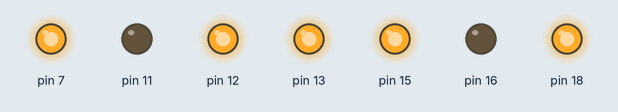
This program was run on a simulated Raspberry Pi (header pin numbers). Shown: output pins drawn as LEDs (lit = HIGH). At 10.0 s the program stops and its outputs stay as they are.

Above: at 0.1 s.
At 5.1 s:
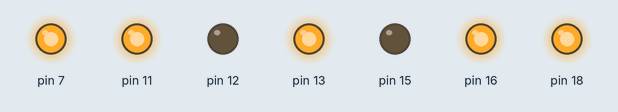
At 10.1 s:
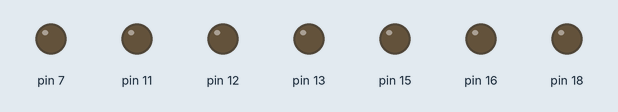
Timing chart, 0 to 11.5 s (numbered marks = the images above):
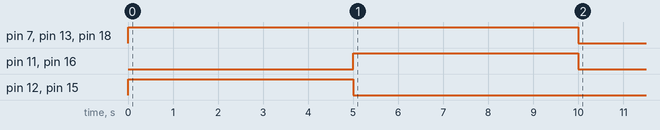

The program:

motors.py
```python
#!/usr/bin/env python

# Import required modules
import time
import RPi.GPIO as GPIO

# Declare the GPIO settings
GPIO.setmode(GPIO.BOARD)

# set up GPIO pins
GPIO.setup(7, GPIO.OUT) # Connected to PWMA
GPIO.setup(11, GPIO.OUT) # Connected to AIN2
GPIO.setup(12, GPIO.OUT) # Connected to AIN1
GPIO.setup(13, GPIO.OUT) # Connected to STBY
GPIO.setup(15, GPIO.OUT) # Connected to BIN1
GPIO.setup(16, GPIO.OUT) # Connected to BIN2
GPIO.setup(18, GPIO.OUT) # Connected to PWMB

# Drive the motor clockwise
# Motor A:
GPIO.output(12, GPIO.HIGH) # Set AIN1
GPIO.output(11, GPIO.LOW) # Set AIN2
# Motor B:
GPIO.output(15, GPIO.HIGH) # Set BIN1
GPIO.output(16, GPIO.LOW) # Set BIN2

# Set the motor speed
# Motor A:
GPIO.output(7, GPIO.HIGH) # Set PWMA
# Motor B:
GPIO.output(18, GPIO.HIGH) # Set PWMB

# Disable STBY (standby)
GPIO.output(13, GPIO.HIGH)

# Wait 5 seconds
time.sleep(5)

# Drive the motor counterclockwise
# Motor A:
GPIO.output(12, GPIO.LOW) # Set AIN1
GPIO.output(11, GPIO.HIGH) # Set AIN2
# Motor B:
GPIO.output(15, GPIO.LOW) # Set BIN1
GPIO.output(16, GPIO.HIGH) # Set BIN2

# Set the motor speed
# Motor A:
GPIO.output(7, GPIO.HIGH) # Set PWMA
# Motor B:
GPIO.output(18, GPIO.HIGH) # Set PWMB

# Disable STBY (standby)
GPIO.output(13, GPIO.HIGH)

# Wait 5 seconds
time.sleep(5)

# Reset all the GPIO pins by setting them to LOW
GPIO.output(12, GPIO.LOW) # Set AIN1
GPIO.output(11, GPIO.LOW) # Set AIN2
GPIO.output(7, GPIO.LOW) # Set PWMA
GPIO.output(13, GPIO.LOW) # Set STBY
GPIO.output(15, GPIO.LOW) # Set BIN1
GPIO.output(16, GPIO.LOW) # Set BIN2
GPIO.output(18, GPIO.LOW) # Set PWMB
#from gpiozero import Motor
#from gpiozero import Robot

#robby = Robot(left=(7,8), right=(9,10))
#robby.forward()

#motor1 = Motor(4, 14)
#motor2 = Motor(17, 27)

# motor1.forward()
# motor2.backward()


#motor1.forward(0.5)
#motor2.backward(0.5)

# motor1.forward()
# motor2.backward()
# while True:
    # sleep(5)
 #   motor1.reverse()
 #   motor2.reverse()

#motor1.stop()
#motor2.stop()
```
